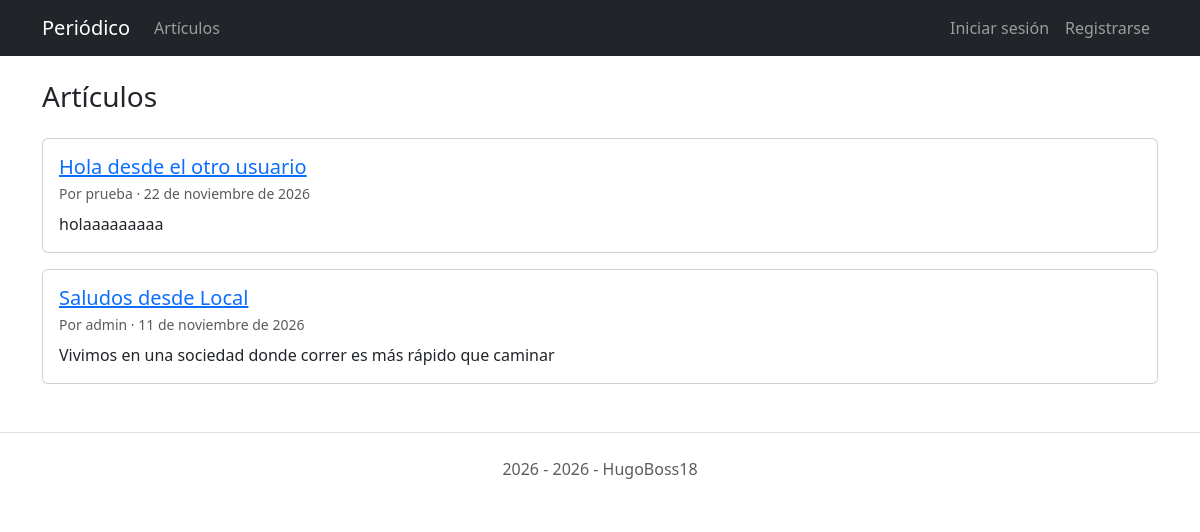
Page /articulos/ on the committed database.
### articulos/models.py (models this page shows, shortened)
class Articulo(models.Model):
    titulo = models.CharField("título", max_length=255)
    cuerpo = models.TextField()
    fecha = models.DateTimeField(auto_now_add=True)
    autor = models.ForeignKey(settings.AUTH_USER_MODEL, on_delete=models.CASCADE)
    class Meta:
        ordering = ["-fecha"]
        verbose_name = "artículo"
        verbose_name_plural = "artículos"
    def get_absolute_url(self):
        return reverse("articulo_detalle", kwargs={"pk": self.pk})

### cuentas/models.py (models this page shows)
class UsuarioPersonalizado(AbstractUser):
    edad = models.PositiveIntegerField(null=True, blank=True)
    ciudad = models.CharField(max_length=100, blank=True)

### articulos/views.py (the view)
# urls.py: path("", VistaListaArticulos.as_view(), name="articulo_lista"),
class VistaListaArticulos(ListView):
    model = Articulo
    template_name = "articulos/lista.html"

### templates/articulos/lista.html (shortened to what this page needs)
{% extends "base.html" %}
{% block contenido %}
  <h1 class="h3 mb-4">Artículos</h1>
  {% for articulo in articulo_list %}
    <div class="card mb-3">
      <div class="card-body">
        <h2 class="card-title h5">
          <a href="{{ articulo.get_absolute_url }}">{{ articulo.titulo }}</a>
        </h2>
        <p class="card-subtitle mb-2 text-body-secondary small">
          Por {{ articulo.autor.username }} · {{ articulo.fecha|date:"j \d\e F \d\e Y"|lower }}
        </p>
        <p class="card-text">{{ articulo.cuerpo|truncatewords:30 }}</p>
      </div>
    </div>
  {% empty %}
    <p>Todavía no hay artículos.</p>
  {% endfor %}
{% endblock contenido %}

### rows in the picture
Articulo: titulo "Hola desde el otro usuario", autor.username "prueba", fecha "22 de noviembre de 2026", cuerpo "holaaaaaaaaa"
Articulo: titulo "Saludos desde Local", autor.username "admin", fecha "11 de noviembre de 2026", cuerpo "Vivimos en una sociedad donde correr es más rápido que caminar"
